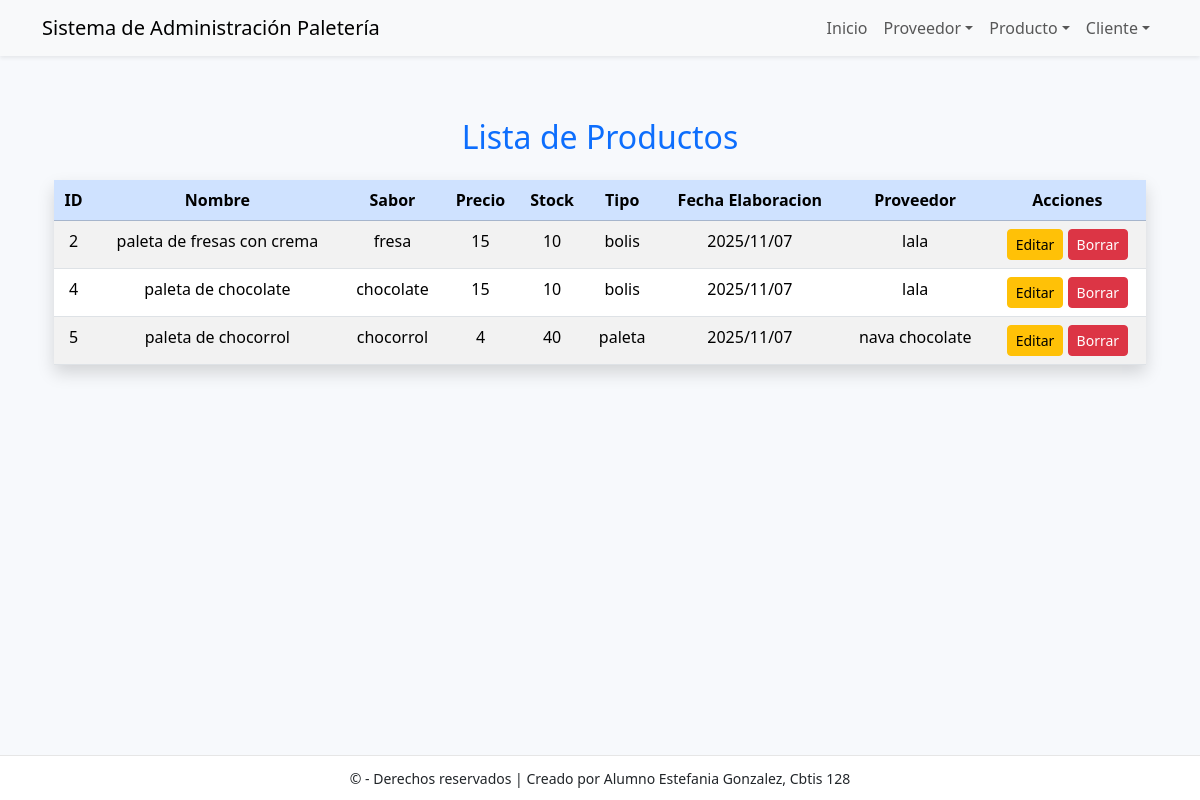
Screenshot of /producto/ver/ with the database file from the repository.
### app_Paleteria/models.py (models this page shows, shortened)
class Producto(models.Model):
    id_producto = models.AutoField(primary_key=True)
    nombre = models.CharField(max_length=100, unique=True)
    sabor = models.CharField(max_length=100, unique=True)
    precio = models.CharField(max_length=100)
    stock = models.CharField(max_length=100)
    tipo = models.CharField(max_length=100)
    fecha_elaboracion = models.CharField(max_length=100)
    id_proveedor = models.ForeignKey(
        Proveedor, on_delete=models.CASCADE, db_column='id_proveedor', related_name='productos'
    )

class Proveedor(models.Model):
    id_proveedor = models.AutoField(primary_key=True)
    nombre_empresa = models.CharField(max_length=100, unique=True)
    contacto = models.CharField(max_length=100, blank=True)   # no hace falta unique en contacto
    telefono = models.CharField(max_length=50, blank=True)
    email = models.EmailField(max_length=100, blank=True)
    direccion = models.CharField(max_length=200, blank=True)
    fecha_registro = models.DateField(auto_now_add=True)      # auto ahora
    ciudad = models.CharField(max_length=100, blank=True)

### app_Paleteria/views.py (the view)
# urls.py: path('producto/ver/', views.ver_producto, name='ver_producto'),
def ver_producto(request):
    productos = Producto.objects.all()
    return render(request, 'producto/ver_producto.html', {'productos': productos})

### app_Paleteria/templates/producto/ver_producto.html
{% extends 'base.html' %}
{% block content %}
<div class="container mt-5">
    <h2 class="text-center text-primary mb-4">Lista de Productos</h2>
    <table class="table table-striped table-hover shadow">
        <thead class="table-primary text-center">
            <tr>
                <th>ID</th>
                <th>Nombre</th>
                <th>Sabor</th>
                <th>Precio</th>
                <th>Stock</th>
                <th>Tipo</th>
                <th>Fecha Elaboracion</th>
                <th>Proveedor</th>
                <th>Acciones</th>
            </tr>
        </thead>
        <tbody class="text-center">
            {% for p in productos %}
            <tr>
                <td>{{ p.id_producto }}</td>
                <td>{{ p.nombre }}</td>
                <td>{{ p.sabor }}</td>
                <td>{{ p.precio }}</td>
                <td>{{ p.stock }}</td>
                <td>{{ p.tipo }}</td>
                <td>{{ p.fecha_elaboracion }}</td>
                <td>{{ p.id_proveedor.nombre_empresa }}</td>
                <td>
                    <a href="{% url 'actualizar_producto' p.id_producto %}" class="btn btn-warning btn-sm">Editar</a>
                    <a href="{% url 'borrar_producto' p.id_producto %}" class="btn btn-danger btn-sm">Borrar</a>
                </td>
            </tr>
            {% empty %}
            <tr>
                <td colspan="8" class="text-center text-muted">No hay productos registrados.</td>
            </tr>
            {% endfor %}
        </tbody>
    </table>
</div>
{% endblock %}

### app_Paleteria/templates/base.html (style rules this page uses)
body { padding-top: 70px; padding-bottom: 70px; background:#f7f9fc; }

### rows the page displays
Producto: id_producto "2", nombre "paleta de fresas con crema", sabor "fresa", precio "15", stock "10", tipo "bolis", fecha_elaboracion "2025/11/07", id_proveedor.nombre_empresa "lala"
Producto: id_producto "4", nombre "paleta de chocolate", sabor "chocolate", precio "15", stock "10", tipo "bolis", fecha_elaboracion "2025/11/07", id_proveedor.nombre_empresa "lala"
Producto: id_producto "5", nombre "paleta de chocorrol", sabor "chocorrol", precio "4", stock "40", tipo "paleta", fecha_elaboracion "2025/11/07", id_proveedor.nombre_empresa "nava chocolate"
